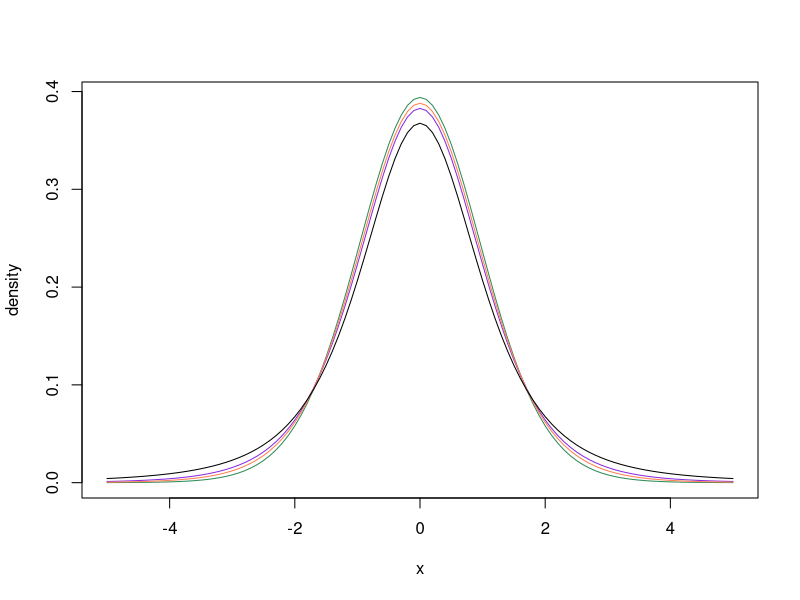

Write the R code that produced this figure. (Note: this script raises an error after producing the figure.)
plot(seq(-5,5,0.1), dt(seq(-5,5,0.1),20), col="seagreen", xlab="x", ylab="density", type="l")
lines(seq(-5,5,0.1), dt(seq(-5,5,0.1),6), col="blueviolet")
lines(seq(-5,5,0.1), dt(seq(-5,5,0.1),9), col="coral")
lines(seq(-5,5,0.1), dt(seq(-5,5,0.1),3))
lines(seq(-5,5,0.1), dnorm(seq(-5,5,0.1),col="blue"))

legend("topright", col=c("black", "blueviolet", "coral", "seagreen", "blue"), lty=c(1,1,1,1,1))

par(mfrow=c(1,3))
plot(seq(0,4,0.1), df(seq(0,4,0.1),3,20), col="seagreen", xlab="x", ylab="density", type="l", main="k1=3")
